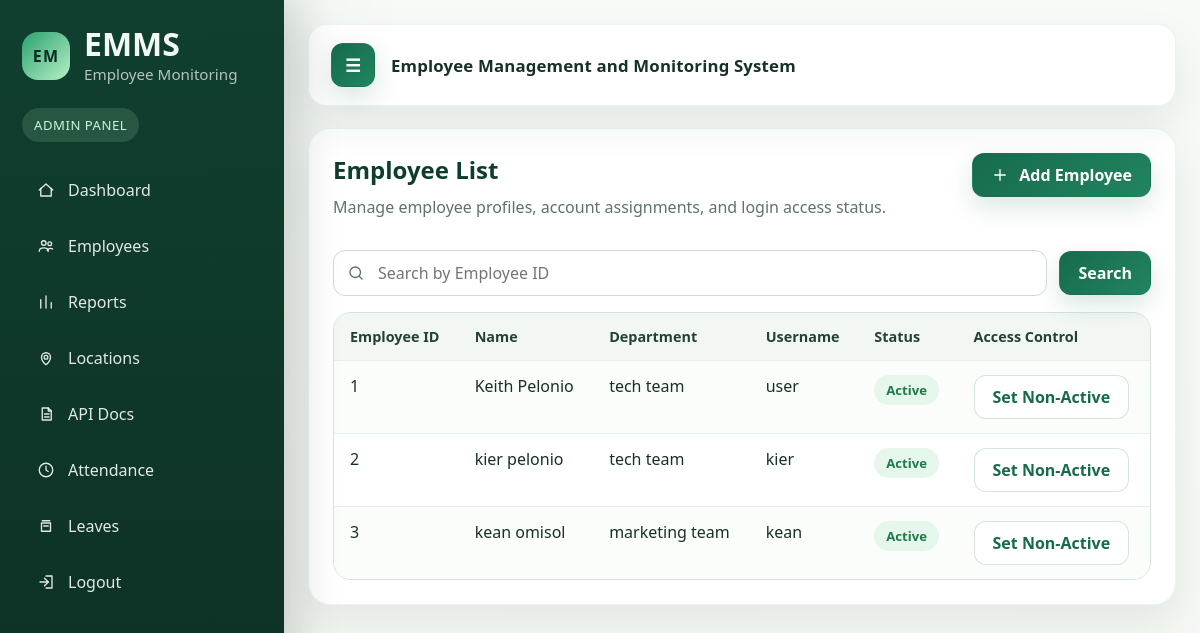
/employees/ (signed in), run on an earlier commit of the app's database.
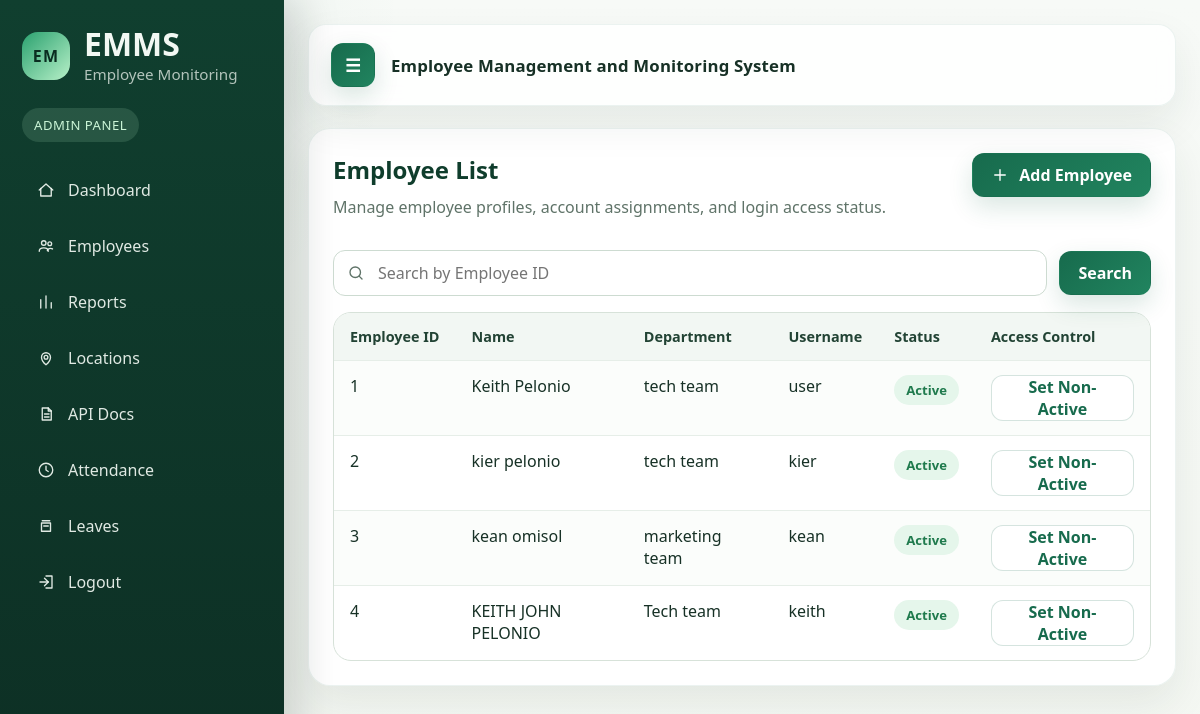
And on a later commit of the database.
### EmployeeAttendance/models.py (models this page shows, shortened)
class Employee(models.Model):
    STATUS_ACTIVE = "Active"
    STATUS_NON_ACTIVE = "Non-Active"
    STATUS_CHOICES = [
        (STATUS_ACTIVE, "Active"),
        (STATUS_NON_ACTIVE, "Non-Active"),
    ]
    user = models.OneToOneField(User, on_delete=models.CASCADE, null=True, blank=True)
    employee_id = models.CharField(max_length=50, unique=True)
    name = models.CharField(max_length=150)
    department = models.CharField(max_length=100)
    status = models.CharField(max_length=20, choices=STATUS_CHOICES, default=STATUS_ACTIVE)

### EmployeeAttendance/views/employees.py (the view)
# urls.py: path("employees/", views.employee_list, name="employee_list"),
@login_required
@user_passes_test(is_admin)
def employee_list(request):
    employee_id_query = request.GET.get("employee_id", "").strip()
    employees = Employee.objects.select_related("user").order_by("employee_id")
    if employee_id_query:
        employees = employees.filter(employee_id__icontains=employee_id_query)
    context = {
        "employees": employees,
        "employee_id_query": employee_id_query,
    }
    return render(request, "employee_list.html", context)

### EmployeeAttendance/utils/auth.py (called while the page is built)
def is_admin(user):
    return user.is_superuser

### EmployeeAttendance/templates/employee_list.html (shortened to what this page needs)
{% extends "base.html" %}
{% block content %}
<section class="content-card employee-list-card">
    <div class="employee-toolbar">
        <div class="employee-intro">
            <h2>Employee List</h2>
            <p class="muted">Manage employee profiles, account assignments, and login access status.</p>
        </div>
        <div class="employee-toolbar-actions">
            <a href="{% url 'employee_add' %}" class="btn btn-icon">
                <svg viewBox="0 0 24 24" aria-hidden="true"><path d="M12 5v14"></path><path d="M5 12h14"></path></svg>
                <span>Add Employee</span>
            </a>
        </div>
    </div>
    <form method="get" class="employee-search-bar">
        <div class="filter-field employee-search-field">
            <span class="filter-icon" aria-hidden="true">
            </span>
            <input
                type="text"
                name="employee_id"
                placeholder="Search by Employee ID"
                value="{{ employee_id_query }}"
                aria-label="Search by Employee ID"
            >
        </div>
        <div class="employee-search-actions">
            <button type="submit" class="btn">Search</button>
        </div>
    </form>
    <div class="table-wrap">
        <table>
            <tr>
                <th>Employee ID</th>
                <th>Name</th>
                <th>Department</th>
                <th>Username</th>
                <th>Status</th>
                <th>Access Control</th>
            </tr>
            {% for employee in employees %}
            <tr>
                <td>{{ employee.employee_id }}</td>
                <td>{{ employee.name }}</td>
                <td>{{ employee.department }}</td>
                <td>{{ employee.user.username|default:"-" }}</td>
                <td>
                    {% if employee.status == "Active" %}
                        <span class="status completed">Active</span>
                    {% else %}
                        <span class="status rejected">Non-Active</span>
                    {% endif %}
                </td>
                <td>
                    <form method="post" action="{% url 'employee_toggle_status' employee.id %}">
                        {% if employee.status == "Active" %}
                            <button type="submit" class="btn btn-soft">Set Non-Active</button>
                        {% else %}
                            <button type="submit" class="btn">Set Active</button>
                        {% endif %}
                    </form>
                </td>
            </tr>
            {% empty %}
            <tr>
                <td colspan="6">No employees found.</td>
            </tr>
            {% endfor %}
        </table>
    </div>
</section>
{% endblock %}

What changed in the data, as far as the page shows it:
added Employee: employee_id "4", name "KEITH JOHN PELONIO", department "Tech team", user.username "keith", status "Active"
